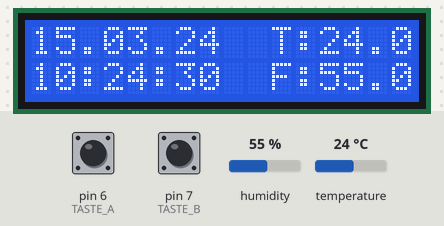
A sketch run on a simulated Arduino Uno, built with avr-gcc and run on an emulated ATmega328P. Parts: 16×2 character LCD. Inputs (shaded band) come from the test bench; at power-on: pin 6 (TASTE_A) HIGH, pin 7 (TASTE_B) HIGH, humidity 55 %, temperature 24 °C. The local clock reads 2024-03-15 10:24:30 at power-on unless the sketch sets it.

Above: at 0.2 s.
1.3 s: pin 6 (TASTE_A) pulled LOW for 0.15 s
At 2.6 s:
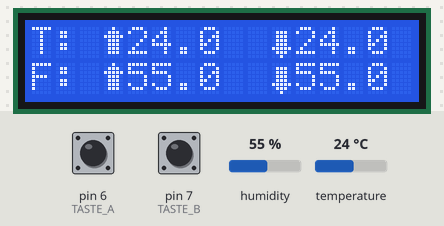
2.9 s: pin 7 (TASTE_B) pulled LOW for 0.15 s
4.5 s: humidity set to 22 %
At 5.5 s:
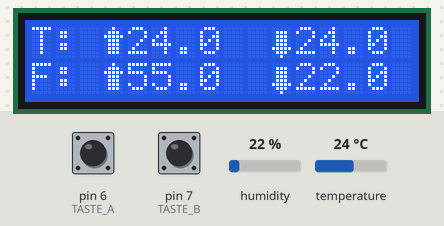
6.6 s: temperature set to 12 °C
At 8.1 s:
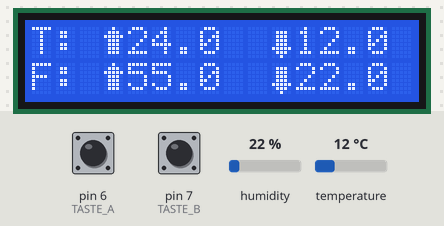
8.7 s: pin 6 (TASTE_A) pulled LOW for 1 s
At 11.1 s:
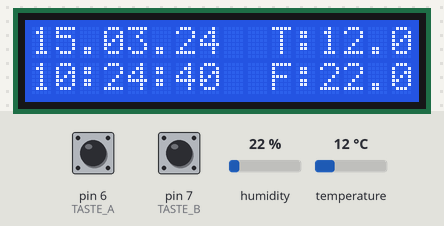
11.2 s: pin 7 (TASTE_B) pulled LOW for 1 s
At 12.9 s:
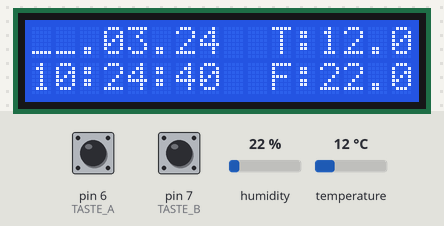
Timing chart, 0 to 14.4 s (numbered marks = the images above; inputs shaded):
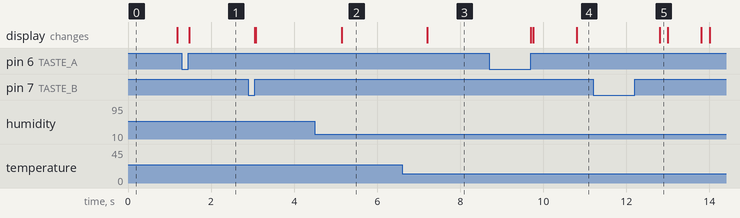

The sketch:

K10_4_LCD_Uhr_Thermometer.ino
```cpp
#define TASTE_A 6
#define TASTE_B 7

#include "LiquidCrystal_I2C.h"
#include "DS3231.h"
#include "DHT.h"

LiquidCrystal_I2C LCD(39,16,2);

DS3231 Uhr;

DHT dhtSensor(2, DHT22);

boolean Dummy = false;
long Timer = 0;
float Temp; float maxTemp = -100.0; float minTemp = 100.0;
float Feuchte;  float maxFeuchte = 0.0; float minFeuchte = 100.0;
boolean zeigeMinMax = false;

byte maxPfeil[8] = {B00100,
                    B01110,
                    B11111,
                    B01110,
                    B01110,
                    B01110,
                    B01110,
                    B00000};
byte minPfeil[8] = {B00000,
                    B01110,
                    B01110,
                    B01110,
                    B01110,
                    B11111,
                    B01110,
                    B00100};

void setup()
{
  pinMode(TASTE_A, INPUT_PULLUP);
  pinMode(TASTE_B, INPUT_PULLUP);

  LCD.init();
  LCD.createChar(0, maxPfeil);
  LCD.createChar(1, minPfeil);
  LCD.clear();
  LCD.backlight();
  LCD.setCursor(2,0);

  dhtSensor.begin();
}

void loop()
{
  if(millis() > Timer)
  {
    Temp = dhtSensor.readTemperature();
    Feuchte = dhtSensor.readHumidity();

    if(Temp > maxTemp)
      maxTemp = Temp;
    if(Temp < minTemp)
      minTemp = Temp;
    if(Feuchte > maxFeuchte)
      maxFeuchte = Feuchte;
    if(Feuchte < minFeuchte)
      minFeuchte = Feuchte;

    if(zeigeMinMax)
    {
      LCD.setCursor(0,0);
      LCD.print("T: ");
      LCD.print((char)0);
      LCD.print(maxTemp,1);
      LCD.setCursor(10,0);
      LCD.print((char)1);
      LCD.print(minTemp,1);

      LCD.setCursor(0,1);
      LCD.print("F: ");
      LCD.print((char)0);
      LCD.print(maxFeuchte,1);
      LCD.setCursor(10,1);
      LCD.print((char)1);
      LCD.print(minFeuchte,1);
    }
    else
    {
      LCD.setCursor(0,0);

      if(Uhr.getDate() < 10)
        LCD.print("0");
      LCD.print(Uhr.getDate());

      LCD.print(".");

      if(Uhr.getMonth(Dummy) < 10)
        LCD.print("0");
      LCD.print(Uhr.getMonth(Dummy));

      LCD.print(".");

      if(Uhr.getYear() < 10)
        LCD.print("0");
      LCD.print(Uhr.getYear());

      LCD.print("  T:");
      LCD.print(Temp,1);

      LCD.setCursor(0,1);

      if(Uhr.getHour(Dummy, Dummy) < 10)
        LCD.print("0");
      LCD.print(Uhr.getHour(Dummy, Dummy));

      LCD.print(":");

      if(Uhr.getMinute() < 10)
        LCD.print("0");
      LCD.print(Uhr.getMinute());

      LCD.print(":");

      if(Uhr.getSecond() < 10)
        LCD.print("0");
      LCD.print(Uhr.getSecond());

      LCD.print("  F:");
      LCD.print(Feuchte,1);
    }
    Timer = millis() + 1000;
  }

  if(!digitalRead(TASTE_B))
  {
    while(!digitalRead(TASTE_B));

    if(zeigeMinMax)
    {
      maxTemp = -100.0; minTemp = 100.0;
      maxFeuchte = 0.0; minFeuchte = 100.0;
      LCD.clear();
      Timer = 0;
    }
    else
    {
      Uhr.setDate(Einstellen(Uhr.getDate(), 1, 31, 0, 0));
      Uhr.setMonth(Einstellen(Uhr.getMonth(Dummy), 1, 12, 3, 0));
      Uhr.setYear(Einstellen(Uhr.getYear(), 19, 29, 6, 0));
      Uhr.setHour(Einstellen(Uhr.getHour(Dummy, Dummy), 0, 23, 0, 1));
      Uhr.setMinute(Einstellen(Uhr.getMinute(), 0, 59, 3, 1));
      Uhr.setSecond(0);
    }
  }

  if(!digitalRead(TASTE_A))
  {
    while(!digitalRead(TASTE_A));

    zeigeMinMax = !zeigeMinMax;
    LCD.clear();
    Timer = 0;
  }
}


byte Einstellen(byte aktuellerWert, byte minimalWert, byte maximalWert, byte posX, byte posY)
{
  while(digitalRead(TASTE_B))
  {
    LCD.setCursor(posX, posY);
    if(millis()%1000 > 800)
    {
      LCD.print("__");
    }
    else
    {
      if(aktuellerWert < 10)
        LCD.print("0");
      LCD.print(aktuellerWert);
    }

    if(!digitalRead(TASTE_A))
    {
      aktuellerWert++;
      if(aktuellerWert > maximalWert)
        aktuellerWert = minimalWert;
      while(!digitalRead(TASTE_A));
    }
  }

  while(!digitalRead(TASTE_B));

  LCD.setCursor(posX, posY);
  if(aktuellerWert < 10)
    LCD.print("0");
  LCD.print(aktuellerWert);

  return aktuellerWert;
}
```

Measured:
- after the input at 1.3 s, the display: changes after 0.18 s (image 1)
- after the input at 4.5 s, the display: changes after 0.64 s (image 2)
- after the input at 6.6 s, the display: changes after 0.61 s (image 3)
- after the input at 8.7 s, the display: first changes after 1.0 s (image 4 shows a later state)
- after the input at 11.2 s, the display: changes after 1.6 s (image 5)
